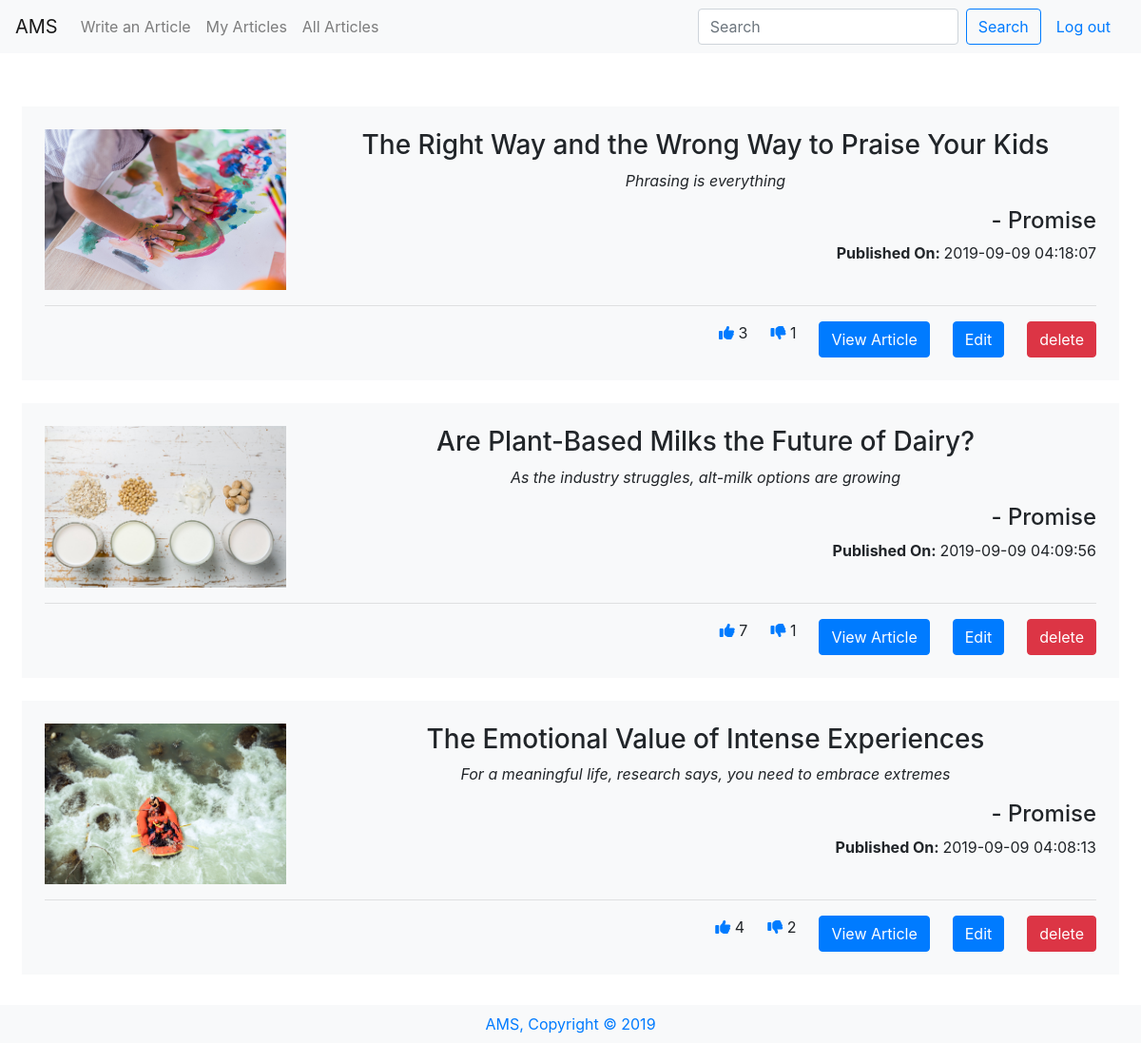
The app's page /view (signed in) with its own data.
### tables this page shows
CREATE TABLE 'articles' ('id' integer PRIMARY KEY AUTOINCREMENT NOT NULL, 'userid' smallint NOT NULL, 'title' varchar(255) NOT NULL, 'description' varchar(300) NOT NULL, 'content' text NOT NULL, 'like' smallint, 'dislike' smallint, 'image' bytea, 'date' timestamp NOT NULL DEFAULT CURRENT_TIMESTAMP);

CREATE TABLE users(
    id INTEGER NOT NULL PRIMARY KEY,
    username VARCHAR(255) NOT NULL UNIQUE,
    email VARCHAR(255) NOT NULL UNIQUE,
    password VARCHAR(255) NOT NULL
);

### application.py (the view)
@app.route("/view")
@login_required
def userView():
        userid = session["user_id"]
        data = db.execute("SELECT articles.id, users.username, articles.title, articles.description, articles.content, articles.like, articles.dislike, articles.image, articles.date FROM users JOIN articles ON users.id = articles.userid WHERE articles.userid = :userid ORDER BY date DESC",
        userid=userid)
        return render_template("userView.html", data=data)

### application.py (called while the page is built)
@app.after_request
def after_request(response):
    response.headers["Cache-Control"] = "no-cache, no-store, must-revalidate"
    response.headers["Expires"] = 0
    response.headers["Pragma"] = "no-cache"
    return response

### helpers.py (called while the page is built)
def login_required(f):
    @wraps(f)
    def decorated_function(*args, **kwargs):
        if session.get("user_id") is None:
            return redirect("/login")
        return f(*args, **kwargs)
    return decorated_function

### templates/userView.html (shortened to what this page needs)
{% extends "layout.html" %} {% block title %} View {% endblock %} {% block main
    %}
<div id="articles" class="row">
    {% for datum in data %}
    <div class="article mb-4 bg-light p-4">
        <div class="article_main row">
            <div class="article-img col-3">
                <img src="{{ datum.image }}" alt="{{ datum.title }}">
            </div>
            <div class="article_head col-9">
                <h3>{{ datum.title }}</h3>
                <p><i>{{ datum.description }}</i></p>
                <h4 class="text-right">- {{ datum.username }}</h4>
                <p class="text-right"><b>Published On: </b>{{ datum.date }}</p>
            </div>
        </div>
        <hr>
        <div class="article_footer">
            {% if datum.like == None %}
          <span class="ml-4"><i class="fas fa-thumbs-up text-primary"></i> 0</span>
            {% else %}
            <span class="ml-4"><i class="fas fa-thumbs-up text-primary"></i> {{ datum.like }}</span>
            {% endif %}
            {% if datum.dislike == None %}
            <span class="ml-4"><i class="fas fa-thumbs-down text-primary"></i> 0</span>
            {% else %}
            <span class="ml-4"><i class="fas fa-thumbs-down text-primary"></i> {{ datum.dislike }}</span>
            {% endif %}
            <a class="ml-4" href="/viewone/{{ datum.id }}"><button class="btn btn-primary text-right">View
                    Article</button></a>
            <a class="ml-4" href="/edit/{{ datum.id }}"><button class="btn btn-primary text-right">Edit</button></a>
            <a class="ml-4" href="/delete/{{ datum.id }}"><button class="btn btn-danger text-right">delete</button></a>
        </div>
    </div>
    {% endfor %}
</div>
{% endblock %}

### static/styles.css (style rules this page uses)
.article-img { display: flex; flex-flow: column wrap; justify-content: center; }
.article-img img { width: 100%; object-fit: contain; }
.article_footer { display: flex; justify-content: flex-end; }

### records on screen
articles: image (picture), title "The Right Way and the Wrong Way to Praise Your Kids", description "Phrasing is everything", username "Promise", date "2019-09-09 04:18:07", like "3", dislike "1"
articles: image (picture), title "Are Plant-Based Milks the Future of Dairy?", description "As the industry struggles, alt-milk options are growing", username "Promise", date "2019-09-09 04:09:56", like "7", dislike "1"
articles: image (picture), title "The Emotional Value of Intense Experiences", description "For a meaningful life, research says, you need to embrace extremes", username "Promise", date "2019-09-09 04:08:13", like "4", dislike "2"
